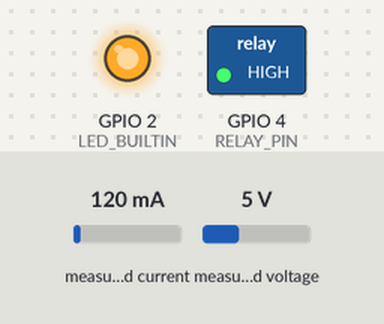
Simulated run of this sketch. Board: ESP8266 (NodeMCU). Parts: switched loads named in the sketch (green lamp = pin HIGH), output pins drawn as LEDs (lit = HIGH, except the on-board LED, lit = LOW). The test bench sets the inputs (shaded band); at power-on: measured current 120 mA, measured voltage 5 V. WiFi joins after 1.5 s; servers stay silent unless stated; the Firebase database answers and starts empty; what the sketch prints to the serial monitor is not drawn.

Above: at 0.1 s.
At 1.6 s:
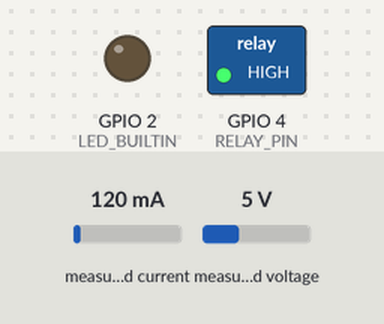
Timing chart, 0 to 3.4 s (numbered marks = the images above):
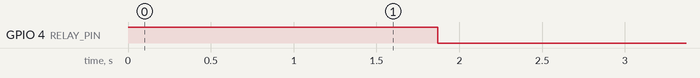

The sketch:

outsmart_esp_32.ino
```cpp
#if defined(ESP32) || defined(ARDUINO_RASPBERRY_PI_PICO_W)
#include <WiFi.h>
#elif defined(ESP8266)
#include <ESP8266WiFi.h>
#elif __has_include(<WiFiNINA.h>)
#include <WiFiNINA.h>
#elif __has_include(<WiFi101.h>)
#include <WiFi101.h>
#elif __has_include(<WiFiS3.h>)
#include <WiFiS3.h>
#endif
#include <Firebase_ESP_Client.h>
#include <PZEM004Tv30.h>
#include <SoftwareSerial.h>

#if !defined(PZEM_RX_PIN) && !defined(PZEM_TX_PIN)
#define PZEM_RX_PIN 13 //13 dati
#define PZEM_TX_PIN 12 //12 dati
#endif


SoftwareSerial pzemSWSerial(PZEM_RX_PIN, PZEM_TX_PIN);
PZEM004Tv30 pzem(pzemSWSerial);

/* 1. Define the WiFi credentials */
#define WIFI_SSID "(^_^)_Guest"
#define WIFI_PASSWORD "1234asdf"

/* 2. Define the API Key */
#define API_KEY "AIzaSyDtG6AiTwmJSRI3utIEexF3dmXwH1RqOPw"

/* 3. Define the user Email and password */
#define USER_EMAIL "xdzak68@gmail.com"
#define USER_PASSWORD "asdf1234"

/* 4. Define the RTDB URL */
#define DATABASE_URL "https://outsmart-f1174-default-rtdb.asia-southeast1.firebasedatabase.app/"

/* 5. Define the Target Path in your Database */
#define FIREBASE_PATH "/Outlets/outlet1"

#define RELAY_PIN 4

String relayState = "HIGH"; // Default state

unsigned long lastSendLatency = 0; // <-- ADD THIS LINE
unsigned long lastReadLatency = 0; // <-- ADD THIS LINE

// Define Firebase Data object
FirebaseData fbdo;
FirebaseAuth auth;
FirebaseConfig config;

unsigned long sendDataPrevMillis = 0;

void setup()
{
  pinMode(RELAY_PIN, OUTPUT);
  digitalWrite(RELAY_PIN, HIGH); // Set default relay state on boot
pinMode(LED_BUILTIN, OUTPUT);

  Serial.begin(9600);
  WiFi.begin(WIFI_SSID, WIFI_PASSWORD);

  Serial.print("Connecting to Wi-Fi");
  while (WiFi.status() != WL_CONNECTED)
  {
    Serial.print(".");
    delay(300);
  }
  Serial.println();
  Serial.print("Connected with IP: ");
  Serial.println(WiFi.localIP());
  Serial.println();
  digitalWrite(LED_BUILTIN, HIGH);
  /* Assign the api key (required) */
  config.api_key = API_KEY;

  /* Assign the user sign in credentials */
  auth.user.email = USER_EMAIL;
  auth.user.password = USER_PASSWORD;

  /* Assign the RTDB URL (required) */
  config.database_url = DATABASE_URL;

  Firebase.reconnectNetwork(true);

  fbdo.setBSSLBufferSize(4096, 1024);
  fbdo.setResponseSize(2048);

  Firebase.begin(&config, &auth);
  Firebase.setDoubleDigits(5);
  config.timeout.serverResponse = 10 * 1000;
}

void loop()
{
    // Check if Firebase is ready and if it's time to send data (every 1 second)
    if (Firebase.ready() && (millis() - sendDataPrevMillis > 1000 || sendDataPrevMillis == 0))
    {
        sendDataPrevMillis = millis();

        float voltage = pzem.voltage();
        float current = pzem.current();
        float power = pzem.power();
        float energy = pzem.energy();
        float frequency = pzem.frequency();
        float pf = pzem.pf();

        if (isnan(voltage) || isnan(current) || isnan(power) || isnan(energy) || isnan(frequency) || isnan(pf))
        {
            Serial.println("Error reading from PZEM sensor. Skipping Firebase update.");
        }
        else
        {
            // --- BUNDLE ALL DATA INTO A SINGLE JSON OBJECT ---
            FirebaseJson json;
            json.set("voltage", voltage);
            json.set("current", current);
            json.set("watts", power);
            json.set("energy", energy);
            json.set("frequency", frequency);
            json.set("powerfactor", pf);
            // Add the server-side timestamp
            json.set("lastUpdatedTimestamp/.sv", "timestamp");
            // Include the latency values from the PREVIOUS cycle
            json.set("sendLatencyMs", lastSendLatency);
            json.set("readLatencyMs", lastReadLatency);

            // --- SEND THE ENTIRE JSON OBJECT AND MEASURE LATENCY FOR NEXT TIME ---
            Serial.println("Sending bundled JSON data to Firebase...");
            unsigned long sendStartTime = millis();
            bool sendSuccess = Firebase.RTDB.updateNode(&fbdo, FIREBASE_PATH, &json);
            lastSendLatency = millis() - sendStartTime; // Store latency for the next loop

            if (sendSuccess)
            {
                Serial.print("JSON data sent successfully. Latency for this send: ");
                Serial.println(lastSendLatency); // <-- FIXED: Print the variable directly
            }
            else
            {
                Serial.println("Failed to send JSON data: " + fbdo.errorReason());
            }

            // --- READ THE RELAY STATUS AND MEASURE LATENCY FOR NEXT TIME ---
            unsigned long readStartTime = millis();
            bool readSuccess = Firebase.RTDB.getString(&fbdo, String(FIREBASE_PATH) + "/status");
            lastReadLatency = millis() - readStartTime; // Store latency for the next loop

            if (readSuccess)
            {
                relayState = fbdo.to<const char *>();
                if(relayState.equalsIgnoreCase("HIGH")) {
                    digitalWrite(RELAY_PIN, HIGH);
                } else {
                    digitalWrite(RELAY_PIN, LOW);
                }
                Serial.print("Relay status read successfully. Latency for this read: ");
                Serial.println(lastReadLatency); // <-- FIXED: Print the variable directly
            }
            else
            {
                Serial.println("Failed to get relay status: " + fbdo.errorReason());
            }
        }
    }
    delay(500);
}
```

Measured:
- by itself, GPIO 4 (RELAY_PIN): HIGH → LOW at 1.9 s
